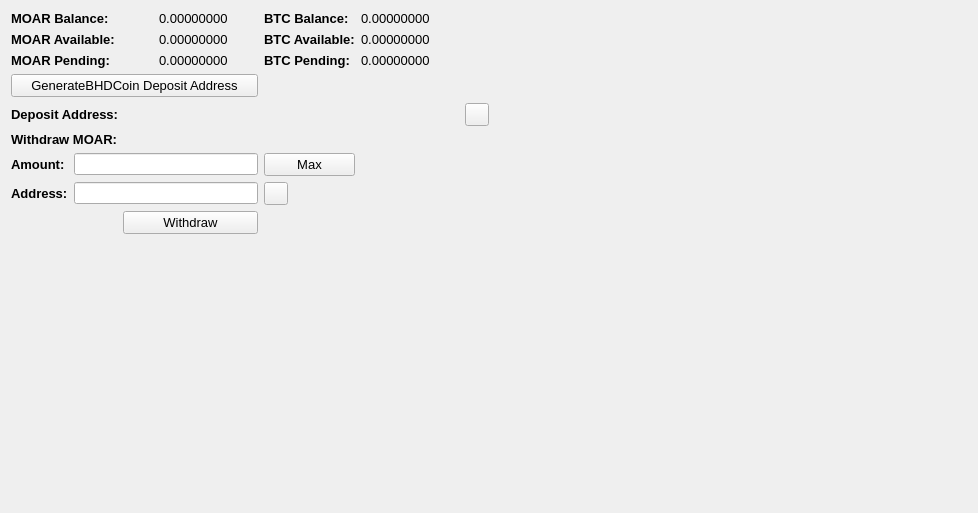
     <widget class="QWidget" name="BalanceTab">
      <attribute name="title">
       <string>Balance</string>
      </attribute>
      <layout class="QGridLayout" name="gridLayout_2">
       <item row="0" column="0" colspan="2">
        <widget class="QLabel" name="label_11">
         <property name="font">
          <font>
           <pointsize>10</pointsize>
           <weight>75</weight>
           <bold>true</bold>
          </font>
         </property>
         <property name="text">
          <string>MOAR Balance:</string>
         </property>
        </widget>
       </item>
       <item row="0" column="3">
        <widget class="QLabel" name="TXBalanceLabel">
         <property name="font">
          <font>
           <pointsize>10</pointsize>
          </font>
         </property>
         <property name="text">
          <string>0.00000000</string>
         </property>
         <property name="textInteractionFlags">
          <set>Qt::LinksAccessibleByMouse|Qt::TextSelectableByMouse</set>
         </property>
        </widget>
       </item>
       <item row="0" column="4">
        <widget class="QLabel" name="label_12">
         <property name="font">
          <font>
           <pointsize>10</pointsize>
           <weight>75</weight>
           <bold>true</bold>
          </font>
         </property>
         <property name="text">
          <string>BTC Balance:</string>
         </property>
        </widget>
       </item>
       <item row="0" column="5">
        <widget class="QLabel" name="BitcoinBalanceLabel">
         <property name="font">
          <font>
           <pointsize>10</pointsize>
          </font>
         </property>
         <property name="text">
          <string>0.00000000</string>
         </property>
         <property name="textInteractionFlags">
          <set>Qt::LinksAccessibleByMouse|Qt::TextSelectableByMouse</set>
         </property>
        </widget>
       </item>
       <item row="0" column="7" rowspan="10">
        <spacer name="horizontalSpacer_4">
         <property name="orientation">
          <enum>Qt::Horizontal</enum>
         </property>
         <property name="sizeHint" stdset="0">
          <size>
           <width>478</width>
           <height>488</height>
          </size>
         </property>
        </spacer>
       </item>
       <item row="1" column="0" colspan="2">
        <widget class="QLabel" name="label_13">
         <property name="font">
          <font>
           <pointsize>10</pointsize>
           <weight>75</weight>
           <bold>true</bold>
          </font>
         </property>
         <property name="text">
          <string>MOAR Available:</string>
         </property>
        </widget>
       </item>
       <item row="1" column="3">
        <widget class="QLabel" name="TXAvailableLabel_2">
         <property name="font">
          <font>
           <pointsize>10</pointsize>
          </font>
         </property>
         <property name="text">
          <string>0.00000000</string>
         </property>
         <property name="textInteractionFlags">
          <set>Qt::LinksAccessibleByMouse|Qt::TextSelectableByMouse</set>
         </property>
        </widget>
       </item>
       <item row="1" column="4">
        <widget class="QLabel" name="label_15">
         <property name="font">
          <font>
           <pointsize>10</pointsize>
           <weight>75</weight>
           <bold>true</bold>
          </font>
         </property>
         <property name="text">
          <string>BTC Available:</string>
         </property>
        </widget>
       </item>
       <item row="1" column="5">
        <widget class="QLabel" name="BitcoinAvailableLabel">
         <property name="font">
          <font>
           <pointsize>10</pointsize>
          </font>
         </property>
         <property name="text">
          <string>0.00000000</string>
         </property>
         <property name="textInteractionFlags">
          <set>Qt::LinksAccessibleByMouse|Qt::TextSelectableByMouse</set>
         </property>
        </widget>
       </item>
       <item row="2" column="0" colspan="2">
        <widget class="QLabel" name="label_14">
         <property name="font">
          <font>
           <pointsize>10</pointsize>
           <weight>75</weight>
           <bold>true</bold>
          </font>
         </property>
         <property name="text">
          <string>MOAR Pending:</string>
         </property>
        </widget>
       </item>
       <item row="2" column="3">
        <widget class="QLabel" name="TXPendingLabel">
         <property name="font">
          <font>
           <pointsize>10</pointsize>
          </font>
         </property>
         <property name="text">
          <string>0.00000000</string>
         </property>
         <property name="textInteractionFlags">
          <set>Qt::LinksAccessibleByMouse|Qt::TextSelectableByMouse</set>
         </property>
        </widget>
       </item>
       <item row="2" column="4">
        <widget class="QLabel" name="label_31">
         <property name="font">
          <font>
           <pointsize>10</pointsize>
           <weight>75</weight>
           <bold>true</bold>
          </font>
         </property>
         <property name="text">
          <string>BTC Pending:</string>
         </property>
        </widget>
       </item>
       <item row="2" column="5">
        <widget class="QLabel" name="BitcoinPendingLabel">
         <property name="font">
          <font>
           <pointsize>10</pointsize>
          </font>
         </property>
         <property name="text">
          <string>0.00000000</string>
         </property>
         <property name="textInteractionFlags">
          <set>Qt::LinksAccessibleByMouse|Qt::TextSelectableByMouse</set>
         </property>
        </widget>
       </item>
       <item row="3" column="0" colspan="4">
        <widget class="QPushButton" name="GenDepositBTN">
         <property name="font">
          <font>
           <pointsize>10</pointsize>
          </font>
         </property>
         <property name="text">
          <string>GenerateBHDCoin Deposit Address</string>
         </property>
        </widget>
       </item>
       <item row="4" column="0" colspan="3">
        <widget class="QLabel" name="label_33">
         <property name="font">
          <font>
           <pointsize>10</pointsize>
           <weight>75</weight>
           <bold>true</bold>
          </font>
         </property>
         <property name="text">
          <string>Deposit Address:</string>
         </property>
        </widget>
       </item>
       <item row="4" column="3" colspan="3">
        <widget class="QLabel" name="DepositAddressLabel">
         <property name="minimumSize">
          <size>
           <width>300</width>
           <height>0</height>
          </size>
         </property>
         <property name="palette">
          <palette>
           <active>
            <colorrole role="WindowText">
             <brush brushstyle="SolidPattern">
              <color alpha="255">
               <red>0</red>
               <green>0</green>
               <blue>0</blue>
              </color>
             </brush>
            </colorrole>
            <colorrole role="Text">
             <brush brushstyle="SolidPattern">
              <color alpha="255">
               <red>0</red>
               <green>0</green>
               <blue>255</blue>
              </color>
             </brush>
            </colorrole>
           </active>
           <inactive>
            <colorrole role="WindowText">
             <brush brushstyle="SolidPattern">
              <color alpha="255">
               <red>0</red>
               <green>0</green>
               <blue>0</blue>
              </color>
             </brush>
            </colorrole>
            <colorrole role="Text">
             <brush brushstyle="SolidPattern">
              <color alpha="255">
               <red>0</red>
               <green>0</green>
               <blue>255</blue>
              </color>
             </brush>
            </colorrole>
           </inactive>
           <disabled>
            <colorrole role="WindowText">
             <brush brushstyle="SolidPattern">
              <color alpha="255">
               <red>120</red>
               <green>120</green>
               <blue>120</blue>
              </color>
             </brush>
            </colorrole>
            <colorrole role="Text">
             <brush brushstyle="SolidPattern">
              <color alpha="255">
               <red>120</red>
               <green>120</green>
               <blue>120</blue>
              </color>
             </brush>
            </colorrole>
           </disabled>
          </palette>
         </property>
         <property name="font">
          <font>
           <pointsize>10</pointsize>
           <weight>75</weight>
           <bold>true</bold>
          </font>
         </property>
         <property name="text">
          <string/>
         </property>
         <property name="alignment">
          <set>Qt::AlignRight|Qt::AlignTrailing|Qt::AlignVCenter</set>
         </property>
         <property name="textInteractionFlags">
          <set>Qt::LinksAccessibleByMouse|Qt::TextSelectableByKeyboard|Qt::TextSelectableByMouse</set>
         </property>
        </widget>
       </item>
       <item row="4" column="6">
        <widget class="QToolButton" name="DepositCopyButton">
         <property name="toolTip">
          <string>Copy to clipboard</string>
         </property>
         <property name="text">
          <string/>
         </property>
         <property name="icon">
          <iconset resource="../bitcoin.qrc">
           <normaloff>:/icons/editcopy</normaloff>:/icons/editcopy</iconset>
         </property>
         <property name="shortcut">
          <string>Alt+P</string>
         </property>
        </widget>
       </item>
       <item row="5" column="0" colspan="2">
        <widget class="QLabel" name="label_34">
         <property name="font">
          <font>
           <pointsize>10</pointsize>
           <weight>75</weight>
           <bold>true</bold>
          </font>
         </property>
         <property name="text">
          <string>Withdraw MOAR:</string>
         </property>
        </widget>
       </item>
       <item row="6" column="0">
        <widget class="QLabel" name="label_26">
         <property name="font">
          <font>
           <pointsize>10</pointsize>
           <weight>75</weight>
           <bold>true</bold>
          </font>
         </property>
         <property name="text">
          <string>Amount:</string>
         </property>
        </widget>
       </item>
       <item row="6" column="1" colspan="3">
        <widget class="QLineEdit" name="WithdrawUnitsInput">
         <property name="font">
          <font>
           <pointsize>9</pointsize>
           <weight>75</weight>
           <bold>true</bold>
          </font>
         </property>
         <property name="text">
          <string/>
         </property>
        </widget>
       </item>
       <item row="6" column="4">
        <widget class="QPushButton" name="Withdraw_Max_Amount">
         <property name="font">
          <font>
           <pointsize>10</pointsize>
          </font>
         </property>
         <property name="text">
          <string>Max</string>
         </property>
        </widget>
       </item>
       <item row="7" column="0">
        <widget class="QLabel" name="label_10">
         <property name="font">
          <font>
           <pointsize>10</pointsize>
           <weight>75</weight>
           <bold>true</bold>
          </font>
         </property>
         <property name="text">
          <string>Address:</string>
         </property>
        </widget>
       </item>
       <item row="7" column="1" colspan="3">
        <widget class="QLineEdit" name="WithdrawAddress">
         <property name="font">
          <font>
           <pointsize>9</pointsize>
           <weight>75</weight>
           <bold>true</bold>
          </font>
         </property>
        </widget>
       </item>
       <item row="7" column="4">
        <widget class="QToolButton" name="WithdrawPasteButton">
         <property name="toolTip">
          <string>Paste from clipboard</string>
         </property>
         <property name="text">
          <string/>
         </property>
         <property name="icon">
          <iconset resource="../bitcoin.qrc">
           <normaloff>:/icons/editpaste</normaloff>:/icons/editpaste</iconset>
         </property>
         <property name="shortcut">
          <string>Alt+P</string>
         </property>
        </widget>
       </item>
       <item row="8" column="2" colspan="2">
        <widget class="QPushButton" name="WithdrawUnitsBtn">
         <property name="font">
          <font>
           <pointsize>10</pointsize>
          </font>
         </property>
         <property name="text">
          <string>Withdraw</string>
         </property>
        </widget>
       </item>
       <item row="9" column="0" colspan="6">
        <spacer name="verticalSpacer">
         <property name="orientation">
          <enum>Qt::Vertical</enum>
         </property>
         <property name="sizeHint" stdset="0">
          <size>
           <width>428</width>
           <height>262</height>
          </size>
         </property>
        </spacer>
       </item>
      </layout>
      <zorder>label_31</zorder>
      <zorder>label_15</zorder>
      <zorder>label_12</zorder>
      <zorder>label_14</zorder>
      <zorder>label_13</zorder>
      <zorder>label_11</zorder>
      <zorder>BitcoinBalanceLabel</zorder>
      <zorder>TXBalanceLabel</zorder>
      <zorder>TXAvailableLabel_2</zorder>
      <zorder>TXPendingLabel</zorder>
      <zorder>BitcoinAvailableLabel</zorder>
      <zorder>BitcoinPendingLabel</zorder>
      <zorder>label_33</zorder>
      <zorder>GenDepositBTN</zorder>
      <zorder>DepositAddressLabel</zorder>
      <zorder>Withdraw_Max_Amount</zorder>
      <zorder>label_34</zorder>
      <zorder>WithdrawUnitsInput</zorder>
      <zorder>label_10</zorder>
      <zorder>label_26</zorder>
      <zorder>WithdrawAddress</zorder>
      <zorder>WithdrawUnitsBtn</zorder>
      <zorder>horizontalSpacer_4</zorder>
      <zorder>verticalSpacer</zorder>
      <zorder>WithdrawPasteButton</zorder>
      <zorder>DepositCopyButton</zorder>
     </widget>
